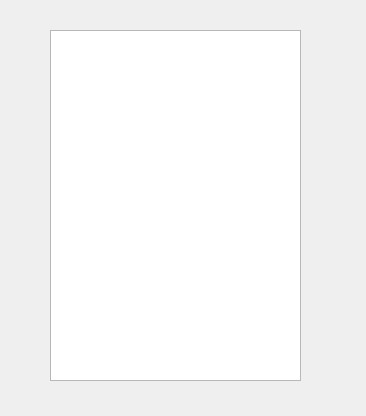
<?xml version="1.0" encoding="UTF-8"?>
<ui version="4.0">
 <class>Dialog</class>
 <widget class="QDialog" name="Dialog">
  <property name="geometry">
   <rect>
    <x>0</x>
    <y>0</y>
    <width>366</width>
    <height>416</height>
   </rect>
  </property>
  <property name="windowTitle">
   <string>Dialog</string>
  </property>
  <widget class="QListWidget" name="listAlumnos">
   <property name="geometry">
    <rect>
     <x>50</x>
     <y>30</y>
     <width>251</width>
     <height>351</height>
    </rect>
   </property>
  </widget>
 </widget>
 <resources/>
 <connections/>
</ui>
